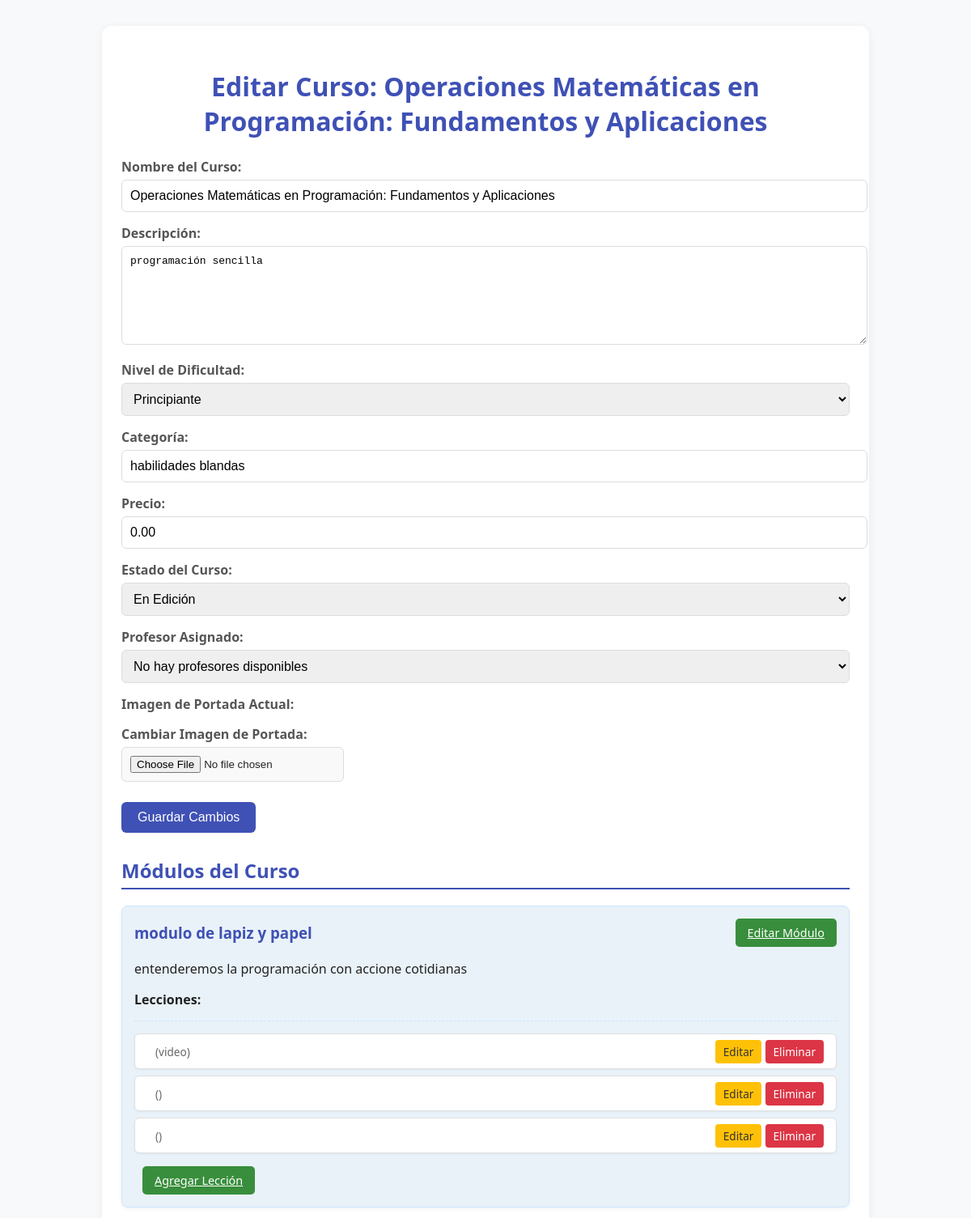
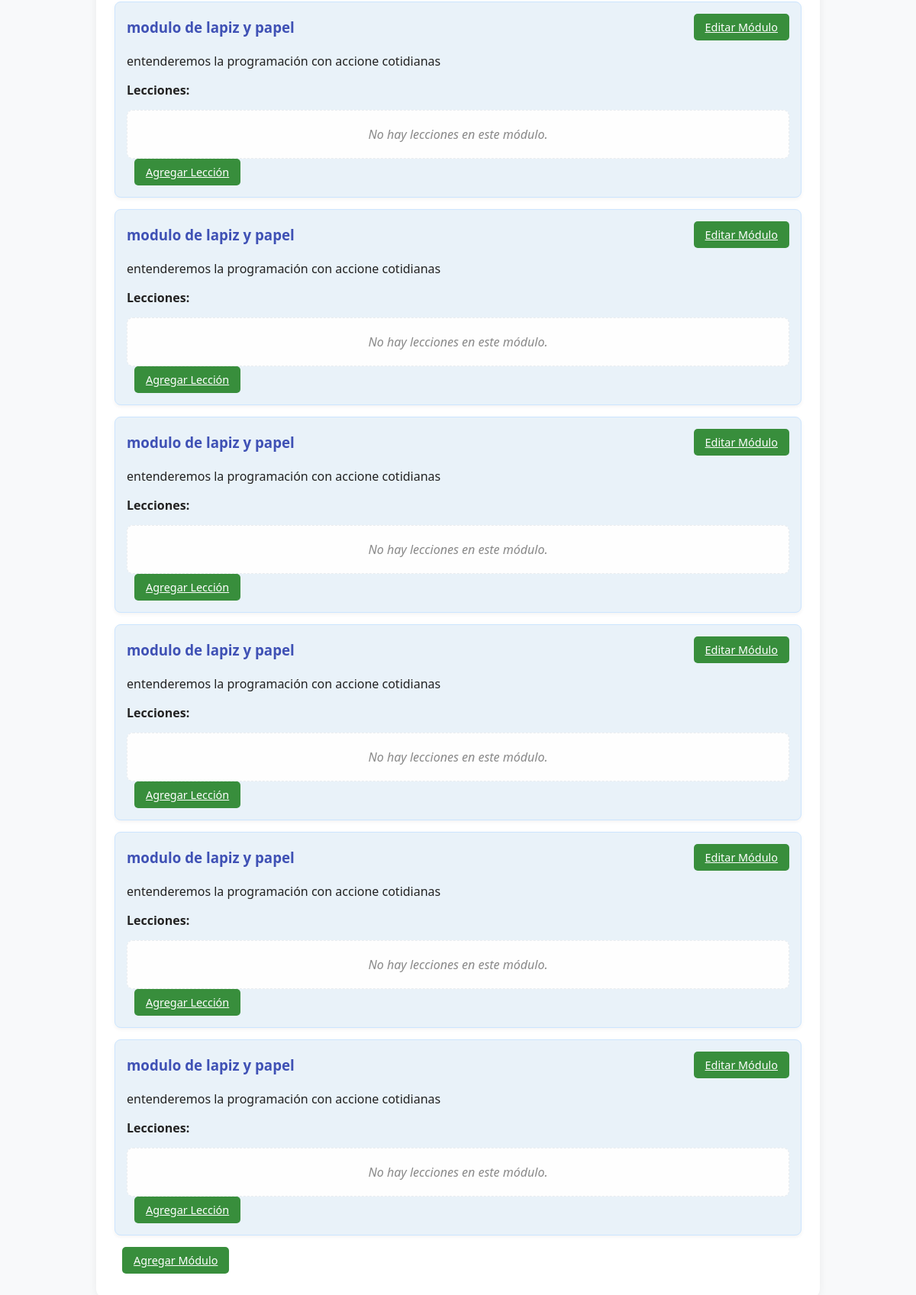
/paginas/cursos/editar_curso.php?id=7 (signed in), run on the app's committed database (2 pictures, top to bottom).
### tables this page shows
CREATE TABLE `cursos` (
  `id_curso` int(11) NOT NULL,
  `nombre_curso` varchar(100) NOT NULL,
  `descripcion` text DEFAULT NULL,
  `id_profesor` int(11) DEFAULT NULL,
  `nivel_dificultad` enum('principiante','intermedio','avanzado') DEFAULT NULL,
  `categoria` varchar(50) DEFAULT NULL,
  `imagen_portada` varchar(255) DEFAULT NULL,
  `fecha_creacion` datetime DEFAULT current_timestamp(),
  `estado` enum('activo','inactivo','en_edicion') DEFAULT 'activo',
  `precio` decimal(10,2) DEFAULT 0.00
);

CREATE TABLE `lecciones` (
  `id_leccion` int(11) NOT NULL,
  `id_modulo` int(11) NOT NULL,
  `titulo` varchar(100) NOT NULL,
  `contenido` text DEFAULT NULL,
  `tipo` enum('video','texto','quiz','tarea','enlace') NOT NULL,
  `contenido_texto` longtext DEFAULT NULL,
  `duracion_minutos` int(11) DEFAULT NULL,
  `url_recurso` varchar(255) DEFAULT NULL,
  `orden` int(11) NOT NULL,
  `fecha_publicacion` datetime DEFAULT NULL,
  `fecha_creacion` datetime NOT NULL DEFAULT current_timestamp(),
  `nombre_leccion` varchar(255) NOT NULL,
  `tipo_leccion` varchar(50) NOT NULL
);

CREATE TABLE `modulos_curso` (
  `id_modulo` int(11) NOT NULL,
  `id_curso` int(11) NOT NULL,
  `nombre_modulo` varchar(255) NOT NULL,
  `descripcion_modulo` text DEFAULT NULL,
  `orden` int(11) NOT NULL,
  `fecha_creacion` datetime DEFAULT current_timestamp()
);

### paginas/cursos/editar_curso.php (the view, shortened to what this page needs)
<?php
include_once '../../includes/db.php';
$rol_usuario = $_SESSION['rol_usuario'];
$id_curso = $_GET['id'] ?? null;
$curso = null;
$profesores_disponibles = [];
if (!$id_curso || !is_numeric($id_curso)) {
    $mensaje_error = "ID de curso no válido para edición.";
} else {
    $stmt = $conexion->prepare("SELECT * FROM cursos WHERE id_curso = ?");
    $stmt->bind_param("i", $id_curso);
    $stmt->execute();
    $res = $stmt->get_result();
    if ($res->num_rows > 0) {
        $curso = $res->fetch_assoc();
    } else {
        $mensaje_error = "Curso no encontrado.";
    }
}
$modulos = [];
if ($curso) {
    $stmt_modulos = $conexion->prepare("SELECT id_modulo, nombre_modulo, descripcion_modulo, orden FROM modulos_curso WHERE id_curso = ? ORDER BY orden ASC");
    $stmt_modulos->bind_param("i", $id_curso);
    $stmt_modulos->execute();
    $res_modulos = $stmt_modulos->get_result();
    while ($modulo = $res_modulos->fetch_assoc()) {
        $stmt_lecciones = $conexion->prepare("SELECT id_leccion, nombre_leccion, tipo, contenido_texto, url_recurso, orden FROM lecciones WHERE id_modulo = ? ORDER BY orden ASC");
        $stmt_lecciones->bind_param("i", $modulo['id_modulo']);
        $stmt_lecciones->execute();
        $res_lecciones = $stmt_lecciones->get_result();
        $modulo['lecciones'] = [];
        while ($leccion = $res_lecciones->fetch_assoc()) {
            $modulo['lecciones'][] = $leccion;
        }
        $modulos[] = $modulo;
    }
}
?>
<!DOCTYPE html>
<html lang="es">
<head>
</head>
<body>
    <div class="contenedor">
        <h1>Editar Curso: <?php echo htmlspecialchars($curso['nombre_curso'] ?? 'Error'); ?></h1>
        <?php if ($curso): ?>
            <form action="" method="POST" enctype="multipart/form-data">
                <div class="form-group">
                    <label for="nombre_curso">Nombre del Curso:</label>
                    <input type="text" id="nombre_curso" name="nombre_curso" value="<?php echo htmlspecialchars($curso['nombre_curso']); ?>" required>
                </div>
                <div class="form-group">
                    <label for="descripcion">Descripción:</label>
                    <textarea id="descripcion" name="descripcion" required><?php echo htmlspecialchars($curso['descripcion']); ?></textarea>
                </div>
                <div class="form-group">
                    <label for="nivel_dificultad">Nivel de Dificultad:</label>
                    <select id="nivel_dificultad" name="nivel_dificultad" required>
                        <option value="principiante" <?php echo ($curso['nivel_dificultad'] == 'principiante') ? 'selected' : ''; ?>>Principiante</option>
                    </select>
                </div>
                <div class="form-group">
                    <label for="categoria">Categoría:</label>
                    <input type="text" id="categoria" name="categoria" value="<?php echo htmlspecialchars($curso['categoria']); ?>" required>
                </div>
                <div class="form-group">
                    <label for="precio">Precio:</label>
                    <input type="number" id="precio" name="precio" step="0.01" min="0" value="<?php echo htmlspecialchars($curso['precio']); ?>" required>
                </div>
                <div class="form-group">
                    <label for="estado">Estado del Curso:</label>
                    <select id="estado" name="estado" required>
                        <option value="en_edicion" <?php echo ($curso['estado'] == 'en_edicion') ? 'selected' : ''; ?>>En Edición</option>
                    </select>
                </div>
                <?php if ($rol_usuario === 'admin'): ?>
                <div class="form-group">
                    <label for="id_profesor_asignado">Profesor Asignado:</label>
                    <select id="id_profesor_asignado" name="id_profesor_asignado" required>
                        <?php if (empty($profesores_disponibles)): ?>
                            <option value="">No hay profesores disponibles</option>
                        <?php endif; ?>
                    </select>
                </div>
                <?php endif; ?>
                <div class="form-group">
                    <label>Imagen de Portada Actual:</label>
                </div>
                <div class="form-group">
                    <label for="imagen_portada">Cambiar Imagen de Portada:</label>
                    <input type="file" id="imagen_portada" name="imagen_portada" accept="image/*">
                </div>
                <button type="submit" class="btn-submit">Guardar Cambios</button>
            </form>
            <h2 class="section-title">Módulos del Curso</h2>
            <?php if (!empty($modulos)): ?>
                <?php foreach ($modulos as $modulo): ?>
                    <div class="modulo-item">
                        <div class="modulo-header">
                            <h3><?php echo htmlspecialchars($modulo['nombre_modulo']); ?></h3>
                            <a href="<?php echo RUTA_BASE; ?>paginas/cursos/editar_modulo.php?id_modulo=<?php echo $modulo['id_modulo']; ?>" class="btn-add-content">Editar Módulo</a>
                        </div>
                        <p><?php echo htmlspecialchars($modulo['descripcion_modulo']); ?></p>
                        <strong>Lecciones:</strong>
                        <?php if (!empty($modulo['lecciones'])): ?>
                            <ul class="lecciones-list">
                                <?php foreach ($modulo['lecciones'] as $leccion): ?>
                                    <li class="leccion-item">
                                        <div class="leccion-info">
                                            <small>(<?php echo htmlspecialchars($leccion['tipo']); ?>)</small>
                                        </div>
                                        <div class="leccion-actions">
                                            <a href="<?php echo RUTA_BASE; ?>paginas/cursos/editar_leccion.php?id_leccion=<?php echo $leccion['id_leccion']; ?>" class="editar-leccion">Editar</a>
                                            <a href="<?php echo RUTA_BASE; ?>paginas/cursos/eliminar_leccion.php?id_leccion=<?php echo $leccion['id_leccion']; ?>&id_modulo=<?php echo $modulo['id_modulo']; ?>&id_curso=<?php echo $curso['id_curso']; ?>" class="eliminar-leccion" onclick="return confirm('¿Seguro que deseas eliminar esta lección?');">Eliminar</a>
                                        </div>
                                    </li>
                                <?php endforeach; ?>
                            </ul>
                        <?php else: ?>
                            <div class="no-content">No hay lecciones en este módulo.</div>
                        <?php endif; ?>
                        <a href="<?php echo RUTA_BASE; ?>paginas/cursos/agregar_leccion.php?id_modulo=<?php echo $modulo['id_modulo']; ?>&id_curso=<?php echo $curso['id_curso']; ?>" class="btn-add-content">Agregar Lección</a>
                    </div>
                <?php endforeach; ?>
            <?php else: ?>
                <div class="no-content">Este curso aún no tiene módulos.</div>
            <?php endif; ?>
            <a href="<?php echo RUTA_BASE; ?>paginas/cursos/agregar_modulo.php?id_curso=<?php echo $curso['id_curso']; ?>" class="btn-add-content">Agregar Módulo</a>
        <?php else: ?>
            <div class="mensaje-error">No se pudo cargar la información del curso para editar.</div>
        <?php endif; ?>
    </div>
</body>
</html>

### paginas/cursos/editar_curso.php (style rules this page uses)
body { background: #f8f9fa; font-family: 'Segoe UI', Arial, sans-serif; color: #222; margin: 0; padding: 0; }
.contenedor { max-width: 900px; margin: 32px auto; background: #fff; border-radius: 12px; box-shadow: 0 2px 12px rgba(0,0,0,0.06); padding: 32px 24px; }
h1 { color: #3f51b5; margin-bottom: 24px; text-align: center; }
.form-group { margin-bottom: 15px; }
.form-group label { display: block; margin-bottom: 5px; font-weight: bold; color: #555; }
.form-group input[type="text"], .form-group input[type="number"], .form-group textarea, .form-group select { width: 100%; padding: 10px; border: 1px solid #ddd; border-radius: 6px; font-size: 1em; }
.form-group textarea { resize: vertical; min-height: 100px; }
.form-group input[type="file"] { border: 1px solid #ddd; padding: 10px; border-radius: 6px; background-color: #f9f9f9; width: auto; }
.btn-submit { background-color: #3f51b5; color: white; padding: 10px 20px; border: none; border-radius: 6px; cursor: pointer; font-size: 1em; transition: background-color 0.3s ease; display: inline-block; margin-top: 10px; }
.section-title { color: #3f51b5; border-bottom: 2px solid #3f51b5; padding-bottom: 5px; margin-top: 30px; margin-bottom: 20px; }
.modulo-item { background-color: #e9f2f9; border: 1px solid #cce5ff; border-radius: 8px; margin-bottom: 15px; padding: 15px; box-shadow: 0 2px 5px rgba(0,0,0,0.05); }
.modulo-header { display: flex; justify-content: space-between; align-items: center; margin-bottom: 10px; }
.modulo-header h3 { margin: 0; color: #3f51b5; }
.lecciones-list { list-style: none; padding: 0; margin-top: 15px; border-top: 1px dashed #cce5ff; padding-top: 15px; }
.leccion-item { background-color: #ffffff; border: 1px solid #e0e0e0; border-radius: 6px; margin-bottom: 8px; padding: 10px 15px; display: flex; justify-content: space-between; align-items: center; box-shadow: 0 1px 3px rgba(0,0,0,0.05); }
.leccion-info small { color: #666; font-size: 0.85em; margin-left: 10px; }
.leccion-actions a { padding: 5px 10px; text-decoration: none; border-radius: 4px; font-size: 0.85em; transition: background-color 0.2s ease; }
.leccion-actions .editar-leccion { background-color: #ffc107; color: #333; }
.leccion-actions .eliminar-leccion { background-color: #dc3545; color: white; }
.no-content { text-align: center; color: #888; font-style: italic; padding: 20px; background-color: #fefefe; border: 1px dashed #e9ecef; border-radius: 8px; margin-top: 15px; }
.btn-add-content { background-color: #388e3c; color: white; padding: 8px 15px; border: none; border-radius: 5px; cursor: pointer; font-size: 0.9em; transition: background-color 0.3s ease; display: inline-block; margin-left: 10px; }

### data on the page
cursos: nombre_curso "Operaciones Matemáticas en Programación: Fundamentos y Aplicaciones", descripcion "programación sencilla", nivel_dificultad "Principiante", categoria "habilidades blandas", precio "0.00", estado "En Edición"
lecciones: tipo "video"
modulos_curso: nombre_modulo "modulo de lapiz y papel", descripcion_modulo "entenderemos la programación con accione cotidianas", shows "No hay lecciones en este módulo."
modulos_curso: nombre_modulo "modulo de lapiz y papel", descripcion_modulo "entenderemos la programación con accione cotidianas", shows "No hay lecciones en este módulo."
modulos_curso: nombre_modulo "modulo de lapiz y papel", descripcion_modulo "entenderemos la programación con accione cotidianas", shows "No hay lecciones en este módulo."
modulos_curso: nombre_modulo "modulo de lapiz y papel", descripcion_modulo "entenderemos la programación con accione cotidianas", shows "No hay lecciones en este módulo."
modulos_curso: nombre_modulo "modulo de lapiz y papel", descripcion_modulo "entenderemos la programación con accione cotidianas", shows "No hay lecciones en este módulo."
modulos_curso: nombre_modulo "modulo de lapiz y papel", descripcion_modulo "entenderemos la programación con accione cotidianas", shows "No hay lecciones en este módulo."

### other printed values
$modulo['nombre_modulo'] "modulo de lapiz y papel"
$modulo['descripcion_modulo'] "entenderemos la programación con accione cotidianas"
